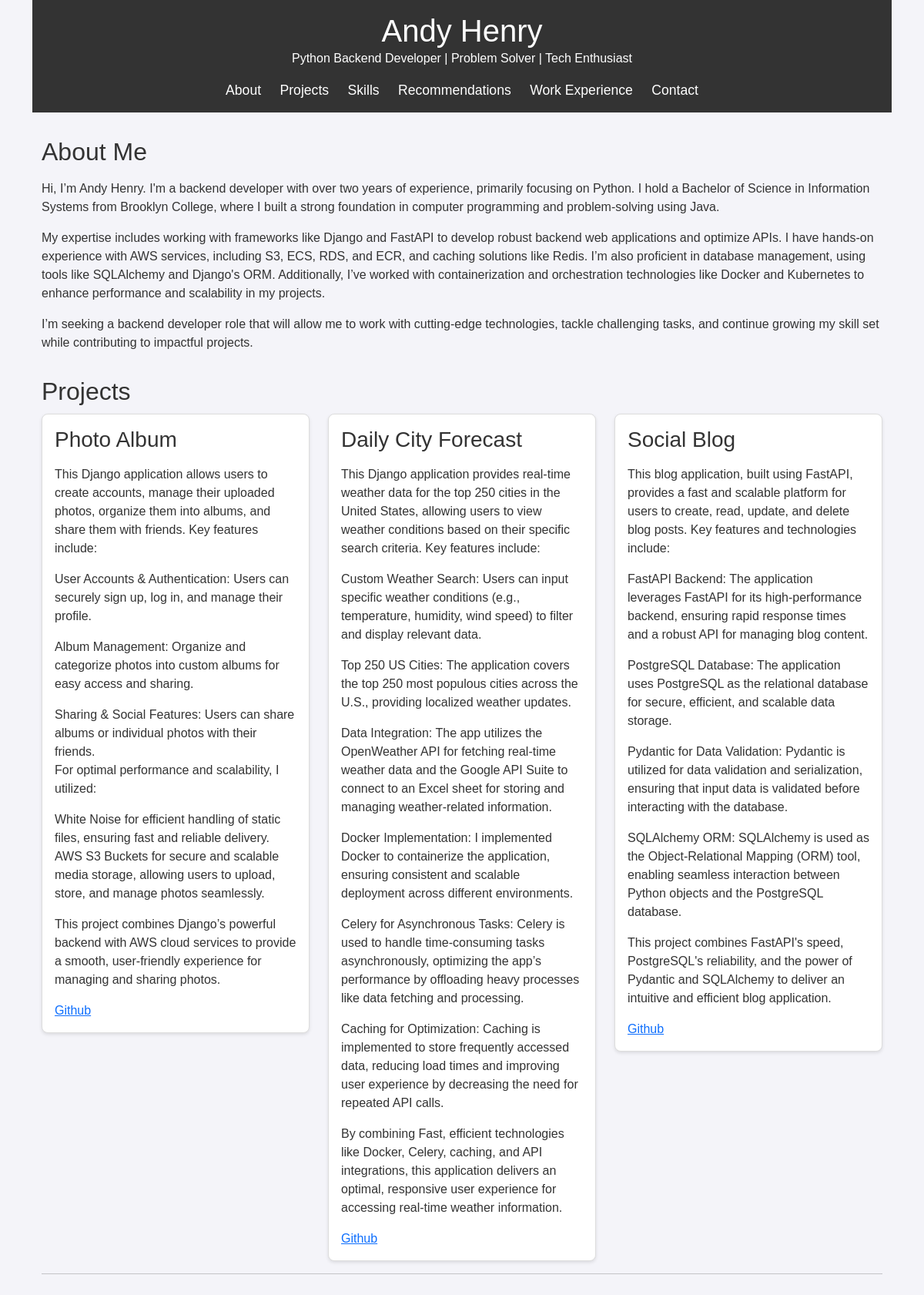
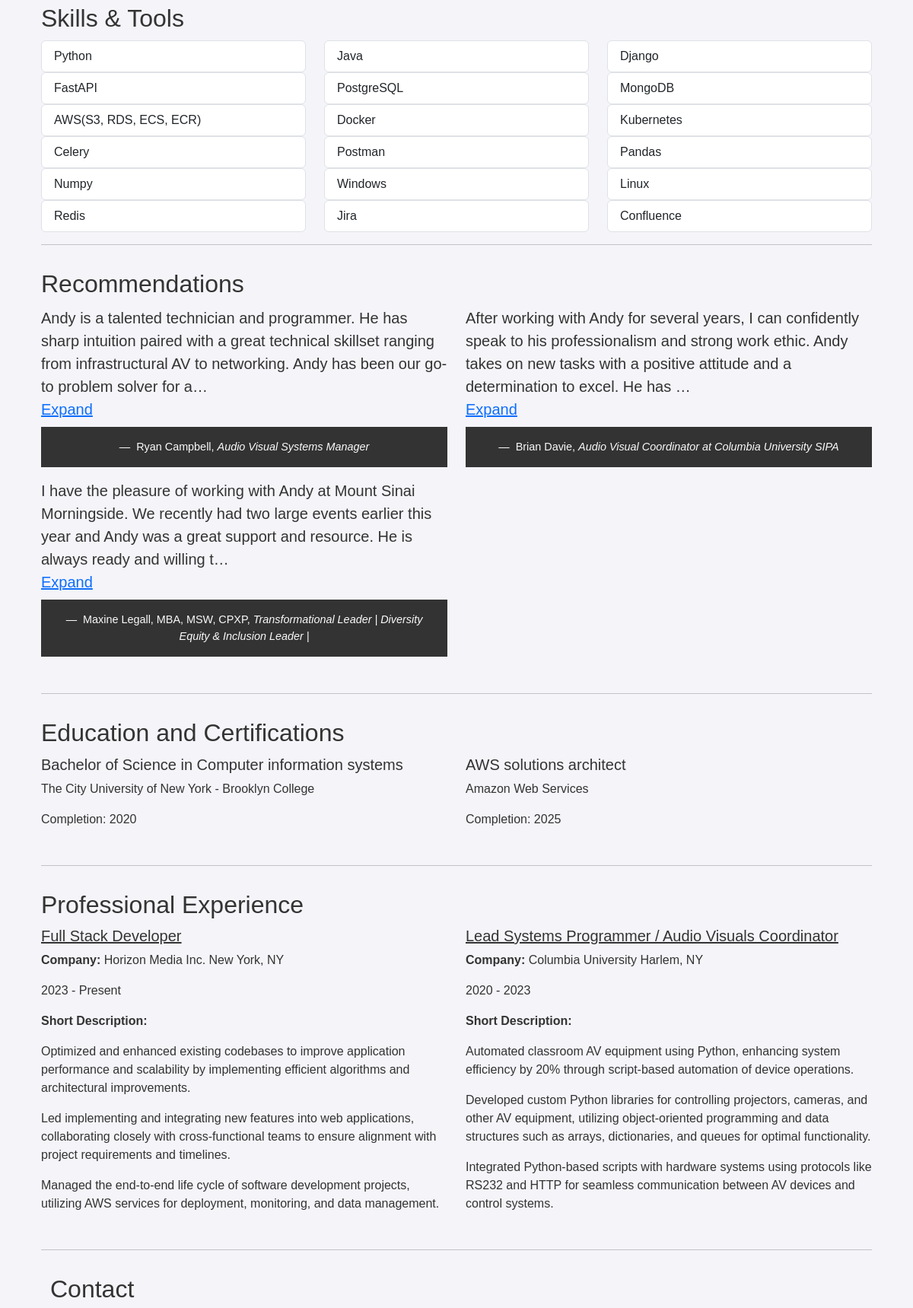
The page / (upper part) on the database its author committed (2 pictures, top to bottom).
### resume/models.py (models this page shows, shortened)
class About(models.Model):
    career_title = models.CharField(max_length=200, blank=False, null=False)
    description = models.TextField(blank=False, null=False)
    image = models.ImageField(upload_to ='profile/')

class Project(models.Model):
    title = models.CharField(max_length = 200)
    project_img = models.ImageField(upload_to = 'project/', null=True, blank=True)
    description = models.TextField(blank=False, null=False)
    git_url = models.URLField()
    project_url = models.URLField(blank=True, null=True)

class Skill(models.Model):
    skill_name = models.CharField(max_length = 80)
    percentage = models.IntegerField(null=False, blank=False, default = 0)

class Testimonal(models.Model):
    name = models.CharField(max_length = 200)
    title = models.CharField(max_length=250,blank=False)
    profile_img = models.ImageField(upload_to = 'testimonals/')
    recommendation = models.TextField(blank=False, null=False)

class Education(models.Model):
    title = models.CharField(max_length = 80)
    school_name = models.CharField(max_length = 80)
    description = models.CharField(max_length=200, blank=False, null=False)
    end_year = models.IntegerField(null=False, blank=False)

class Experience(models.Model):
    title = models.CharField(max_length = 200)
    location = models.CharField(max_length = 200)
    description = models.TextField(blank=False, null=False)
    emp_time = models.CharField(max_length = 80)

### resume/views.py (the view)
# urls.py: 2. Add a URL to urlpatterns:  path('', views.home, name='home')
def home(request):
    about = About.objects.get(id=1)
    skills = Skill.objects.all()
    education = Education.objects.all()
    experience = Experience.objects.all()
    projects = Project.objects.all()
    testimonals = Testimonal.objects.all()
    if request.method == "POST":
        email_form = ContactForm(request.POST)
        if email_form.is_valid():
            cd = email_form.cleaned_data
            email = cd['email']
            subject = "Portfolio message from:  " + cd["email"]
            message = cd['message']
            try:
                send_mail(subject=subject,message=message,from_email=email,recipient_list=[settings.RECIPIENT_ADDRESS])
                messages.success(request,'Email Sucessfully Sent, Thank You.')
            except BadHeaderError:
                messages.error(request,'Email Unsucessfully Sent, please check the form.')
                return HttpResponse("Invalid header found.")
            return redirect("/")
    else:
        email_form = ContactForm()
    context = {
        'about': about,
        'skill': skills,
        'education':education,
        'experience': experience,
        'project': projects,
        'testimonal':testimonals,
        'email_form':email_form
    }
    return render(request,'resume/test.html',context)

### resume/templates/resume/test.html (shortened to what this page needs)
{% extends 'utils/new_base.html' %}
{% load static %}
{% block content %}
    <header>
        <h1>Andy Henry</h1>
        <p>{{about.career_title}} | Problem Solver | Tech Enthusiast</p>
        <nav>
            <a href="#about">About</a>
            <a href="#projects">Projects</a>
            <a href="#skills">Skills</a>
            <a href="#recommendations">Recommendations</a>
            <a href="#experience">Work Experience</a>
            <a href="#contact">Contact</a>
        </nav>
    </header>
    <main class="container">
        <section id="about" class="section">
            <h2>About Me</h2>
            <p>
                {{about.description|linebreaks}}
            </p>
        </section>
        <section id="projects" class="section">
            <h2>Projects</h2>
            <div class="row">
                {% for project in project %}
                    <div class="col-md-4">
                        <div class="project">
                            <h3>{{project.title}}</h3>
                            <p>{{project.description|linebreaks}}</p>
                            <a href="{{project.git_url}}" target="_blank" rel="noopener noreferrer" aria-label="Visit my Github profile">Github</a>
                        </div>
                    </div>
                {% endfor %}
            </div>
            <hr>
        </section>
        <section id="skills" class="section">
            <h2>Skills & Tools</h2>
            <div class="row">
                {% for skills in skill %}
                <div class="col-md-4">
                    <ul class="list-group">
                        <li class="list-group-item">{{skills.skill_name}}</li>
                    </ul>
                </div>
                {% endfor %}
            </div>
            <hr>
        </section>
        <section id="recommendations" class="section">
            <h2>Recommendations</h2>
            <div class="row">
                    <div class="col-md-6 mb-3">
                        {% for comment in testimonal|slice:":2" %}
                            <blockquote class="blockquote">
                                <p class="mb-0 recommendation-text" data-full-text="{{ comment.recommendation}}">
                                    {{ comment.recommendation|truncatechars:200 }}
                                </p>
                                {% if comment.recommendation|length > 100 %}
                                <a href="" class="expand-text">Expand</a>
                                {% endif %}
                                <footer class="blockquote-footer">
                                    {{ comment.name }},
                                    <cite title="Company">{{ comment.title }}</cite>
                                </footer>
                            </blockquote>
                        {% endfor %}
                    </div>
                    <div class="col-md-6 mb-3">
                        {% for comment in testimonal|slice:"2:" %}
                            <blockquote class="blockquote">
                                <p class="mb-0 recommendation-text" data-full-text="{{ comment.recommendation}}">
                                    {{ comment.recommendation|truncatechars:200 }}
                                </p>
                                {% if comment.recommendation|length > 100 %}
                                <a href="" class="expand-text">Expand</a>
                                {% endif %}
                                <footer class="blockquote-footer">
                                    {{ comment.name }},
                                    <cite title="Company">{{ comment.title }}</cite>
                                </footer>
                            </blockquote>
                        {% endfor %}
                    </div>
            </div>
            <hr>
        </section>
        <section id="experience" class="section">
            <h2>Education and Certifications</h2>
            <div class="row">
                <div class="col-md-6 mb-3">
                    {% for school in education|slice:":1" %}
                        <h5>{{school.title}}</h5>
                        <p>{{school.school_name}}</p>
                        <p>Completion: {{school.end_year}}</p>
                    {% endfor %}
                </div>
                <div class="col-md-6 mb-3">
                    {% for school in education|slice:"1:" %}
                        <h5>{{school.title}}</h5>
                        <p>{{school.school_name}}</p>
                        <p>Completion: {{school.end_year}}</p>
                    {% endfor %}
                </div>
            </div>
            <hr>
        </section>
        <section id="experience" class="section">
            <h2>Professional Experience</h2>
            <div class="row">
                <div class="col-md-6 mb-3">
                    {% for job in experience|slice:":1" %}
                        <h5 style="text-decoration: underline;">{{job.title}}</h5>
                        <p><strong>Company:</strong> {{job.location}}</p>
                        <p>{{job.emp_time}}</p>
                        <p><strong>Short Description:</strong> {{job.description|linebreaks}}</p>
                    {% endfor %}
                </div>
                <div class="col-md-6 mb-3">
                    {% for job in experience|slice:"1:" %}
                        <h5 style="text-decoration: underline;">{{job.title}}</h5>
                        <p><strong>Company:</strong> {{job.location}}</p>
                        <p>{{job.emp_time}}</p>
                        <p><strong>Short Description:</strong> {{job.description|linebreaks}}</p>
                    {% endfor %}
                </div>
            </div>
            <hr>
        </section>
        <section id="contact" class="section">
            <div class="container" data-aos="fade-up">
                <div class="section-title">
                    <h2>Contact</h2>
                </div>
            </div>
        </section>
    </main>
{% endblock content %}

### resume/static/css/home.css (style rules this page uses)
body { font-family: Arial, sans-serif; background-color: #f4f4f9; color: #333; }
header { background-color: #333; color: white; padding: 1rem; text-align: center; }
header h1 { margin: 0; }
nav a { color: white; text-decoration: none; margin: 0 10px; font-size: 1.1rem; }
main { padding: 2rem; }
.section { margin-bottom: 2rem; }
.section h2 { color: #333; margin-bottom: 10px; }
.project { background-color: white; border: 1px solid #ddd; border-radius: 8px; padding: 1rem; flex: 1 1 calc(33.333% - 1rem); box-shadow: 0 2px 4px rgba(0, 0, 0, 0.1); transition: transform 0.2s; }
footer { text-align: center; padding: 1rem; background-color: #333; color: white; margin-top: 2rem; }
blockquote { margin-bottom: 1.5rem; }
.blockquote-footer { margin-top: 0.5rem; font-size: 0.9rem; color: #fafafa; }

### rows shown on the page
About: career_title "Python Backend Developer", description "Hi, I’m Andy Henry. I'm a backend developer with over two years of experience, primarily focusing on Python. I hold a Bachelor of Science in Information Systems from Brooklyn College, where I built a strong foundation in computer programming and problem-solving using Java. My expertise includes working with frameworks like Django and FastAPI to develop robust backend web applications and optimize APIs. I have hands-on experience with AWS services, including S3, ECS, RDS, and ECR, and caching solutions like Redis. I’m also proficient in database management, using tools like SQLAlchemy and Django's ORM. Additionally, I’ve worked with containerization and orchestration technologies like Docker…"
Project: title "Photo Album", description "This Django application allows users to create accounts, manage their uploaded photos, organize them into albums, and share them with friends. Key features include: User Accounts & Authentication: Users can securely sign up, log in, and manage their profile. Album Management: Organize and categorize photos into custom albums for easy access and sharing. Sharing & Social Features: Users can share albums or individual photos with their friends. For optimal performance and scalability, I utilized: White Noise for efficient handling of static files, ensuring fast and reliable delivery. AWS S3 Buckets for secure and scalable media storage, allowing users to upload, store, and manage photos…"
Project: title "Daily City Forecast", description "This Django application provides real-time weather data for the top 250 cities in the United States, allowing users to view weather conditions based on their specific search criteria. Key features include: Custom Weather Search: Users can input specific weather conditions (e.g., temperature, humidity, wind speed) to filter and display relevant data. Top 250 US Cities: The application covers the top 250 most populous cities across the U.S., providing localized weather updates. Data Integration: The app utilizes the OpenWeather API for fetching real-time weather data and the Google API Suite to connect to an Excel sheet for storing and managing weather-related information. Docker…"
Project: title "Social Blog", description "This blog application, built using FastAPI, provides a fast and scalable platform for users to create, read, update, and delete blog posts. Key features and technologies include: FastAPI Backend: The application leverages FastAPI for its high-performance backend, ensuring rapid response times and a robust API for managing blog content. PostgreSQL Database: The application uses PostgreSQL as the relational database for secure, efficient, and scalable data storage. Pydantic for Data Validation: Pydantic is utilized for data validation and serialization, ensuring that input data is validated before interacting with the database. SQLAlchemy ORM: SQLAlchemy is used as the Object-Relational…"
Skill: skill_name "Python"
Skill: skill_name "Java"
Skill: skill_name "Django"
Skill: skill_name "FastAPI"
Skill: skill_name "PostgreSQL"
Skill: skill_name "MongoDB"
Skill: skill_name "AWS(S3, RDS, ECS, ECR)"
Skill: skill_name "Docker"
Skill: skill_name "Kubernetes"
Skill: skill_name "Celery"
Skill: skill_name "Postman"
Skill: skill_name "Pandas"
Skill: skill_name "Numpy"
Skill: skill_name "Windows"
Skill: skill_name "Linux"
Skill: skill_name "Redis"
Skill: skill_name "Jira"
Skill: skill_name "Confluence"
Testimonal: recommendation "Andy is a talented technician and programmer. He has sharp intuition paired with a great technical skillset ranging from infrastructural AV to networking. Andy has been our go-to problem solver for a…", shows "Expand", name "Ryan Campbell", title "Audio Visual Systems Manager"
Testimonal: recommendation "I have the pleasure of working with Andy at Mount Sinai Morningside. We recently had two large events earlier this year and Andy was a great support and resource. He is always ready and willing t…", shows "Expand", name "Maxine Legall, MBA, MSW, CPXP", title "Transformational Leader | Diversity Equity & Inclusion Leader |"
Testimonal: recommendation "After working with Andy for several years, I can confidently speak to his professionalism and strong work ethic. Andy takes on new tasks with a positive attitude and a determination to excel. He has …", shows "Expand", name "Brian Davie", title "Audio Visual Coordinator at Columbia University SIPA"
Education: title "Bachelor of Science in Computer information systems", school_name "The City University of New York - Brooklyn College", end_year "2020"
Education: title "AWS solutions architect", school_name "Amazon Web Services", end_year "2025"
Experience: title "Full Stack Developer", location "Horizon Media Inc. New York, NY", emp_time "2023 - Present", description "Optimized and enhanced existing codebases to improve application performance and scalability by implementing efficient algorithms and architectural improvements. Led implementing and integrating new features into web applications, collaborating closely with cross-functional teams to ensure alignment with project requirements and timelines. Managed the end-to-end life cycle of software development projects, utilizing AWS services for deployment, monitoring, and data management."
Experience: title "Lead Systems Programmer / Audio Visuals Coordinator", location "Columbia University Harlem, NY", emp_time "2020 - 2023", description "Automated classroom AV equipment using Python, enhancing system efficiency by 20% through script-based automation of device operations. Developed custom Python libraries for controlling projectors, cameras, and other AV equipment, utilizing object-oriented programming and data structures such as arrays, dictionaries, and queues for optimal functionality. Integrated Python-based scripts with hardware systems using protocols like RS232 and HTTP for seamless communication between AV devices and control systems."
